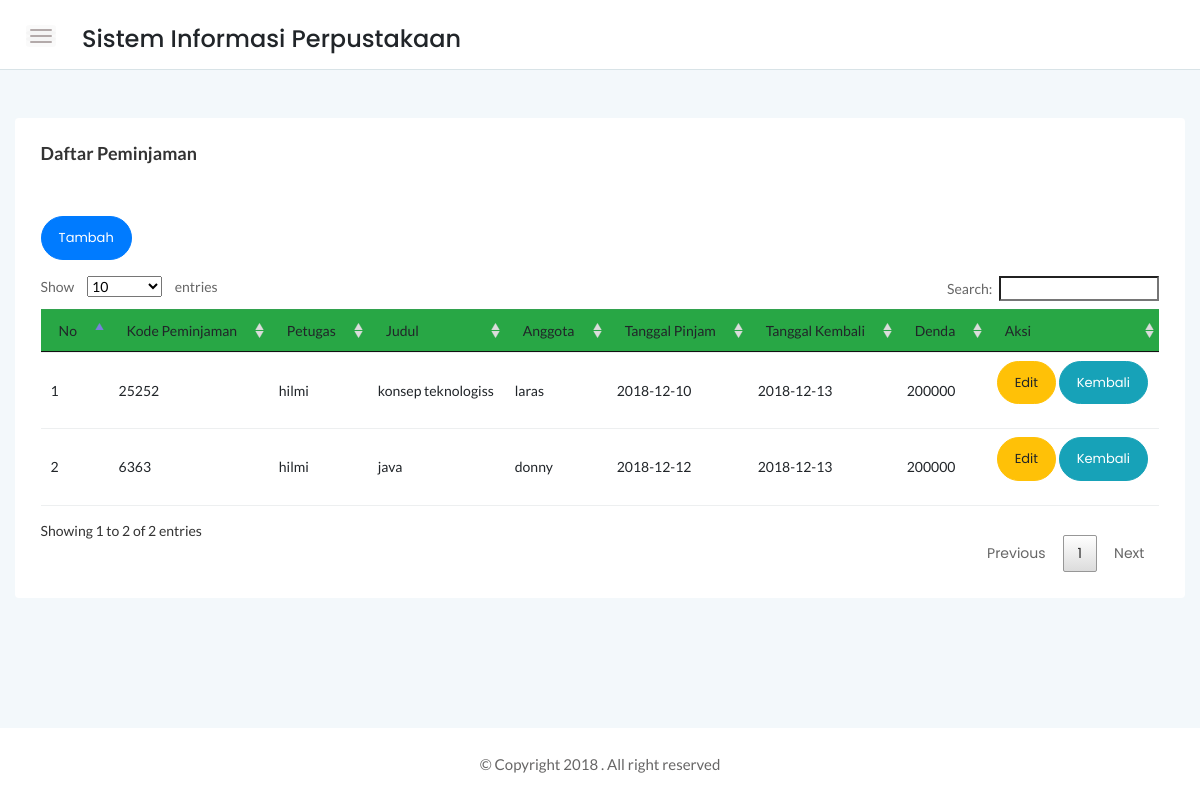
Page /srtdash/app/peminjam/peminjam.php (signed in) on the committed database.
### tables this page shows
CREATE TABLE `peminjam` (
  `kode_pinjam` varchar(20) NOT NULL,
  `no_anggota` char(20) NOT NULL,
  `kode_petugas` char(20) DEFAULT NULL,
  `kode_register` char(20) NOT NULL,
  `tgl_pinjam` date NOT NULL,
  `tgl_kembali` date NOT NULL
);

CREATE TABLE `petugas` (
  `kode_petugas` char(20) NOT NULL,
  `nama` varchar(50) NOT NULL,
  `alamat` varchar(100) NOT NULL,
  `jl` enum('Laki-Laki','Perempuan') NOT NULL,
  `no_hp` char(13) NOT NULL,
  `user` varchar(20) NOT NULL,
  `pass` varchar(255) NOT NULL
);

CREATE TABLE `buku` (
  `kode_register` char(20) NOT NULL,
  `judul` varchar(100) NOT NULL,
  `pengarang` varchar(100) NOT NULL,
  `penerbit` varchar(100) NOT NULL,
  `thn_terbit` int(4) NOT NULL,
  `jumlah` int(3) NOT NULL
);

CREATE TABLE `anggota` (
  `no_anggota` char(20) NOT NULL,
  `nama` varchar(50) NOT NULL,
  `alamat` varchar(100) NOT NULL,
  `no_hp` char(13) NOT NULL,
  `jl` enum('Laki-Laki','Perempuan') NOT NULL
);

### srtdash/function/functions.php (called while the page is built, shortened)
<?php
$link = mysqli_connect("localhost","root","", "perpustakaan");
function tampil($query){
global $link;
$result = mysqli_query($link,$query);
while ($row = mysqli_fetch_assoc($result)){
    $rows[] = $row;
}
return $rows;
}
function hitungDenda($tglKembali){
    $awal = strtotime($tglKembali);
    $now = time();
    $diff = $now - $awal;
    $hasil =  floor($diff / (60*60*24));
    $hasil = hargaDenda($hasil);
return $hasil;
}
function hargaDenda($selisi,$harga = 1000){
    $bayar = $harga * $selisi;
    return $bayar;
}
?>

### srtdash/app/peminjam/peminjam.php (the view, shortened to what this page needs)
<?php
require '../../function/functions.php';
$tampil = tampil("SELECT  peminjam.kode_pinjam,anggota.nama as anggota ,petugas.nama as petugas, buku.judul, peminjam.tgl_pinjam, peminjam.tgl_kembali FROM `peminjam`
INNER JOIN  anggota ON peminjam.no_anggota = anggota.no_anggota
INNER JOIN petugas ON peminjam.kode_petugas = petugas.kode_petugas
INNER JOIN buku ON peminjam.kode_register = buku.kode_register");
        ?>
<!DOCTYPE html>
<html>
    <head>
        <link rel="stylesheet" href="../../assets/css/bootstrap.min.css">
        <link rel="stylesheet" href="../../assets/css/font-awesome.min.css">
        <link rel="stylesheet" href="../../assets/css/themify-icons.css">
        <link rel="stylesheet" href="../../assets/css/metisMenu.css">
        <link rel="stylesheet" href="../../assets/css/owl.carousel.min.css">
        <link rel="stylesheet" href="../../assets/css/slicknav.min.css">
        <link rel="stylesheet" href="../../assets/css/typography.css">
        <link rel="stylesheet" href="../../assets/css/default-css.css">
        <link rel="stylesheet" href="../../assets/css/styles.css">
        <link rel="stylesheet" href="../../assets/css/responsive.css">
        <link rel="stylesheet" href="../../assets/datatabel/DataTables-1.10.18/css/jquery.dataTables.css">
        <link rel="stylesheet" href="../../assets/datatabel/DataTables-1.10.18/css/dataTables.bootstrap.css">
    </head>
    <body>
    <div class="page-container">
        <div class="main-content">
            <div class="header-area">
                <div class="row align-items-center">
                    <div class="col-md-6 col-sm-8 clearfix">
                        <div class="nav-btn pull-left">
                            <span></span>
                            <span></span>
                            <span></span>
                        </div>
                        <div class="nav-btn pull-left">
                           <h4>Sistem Informasi Perpustakaan</h4>
                        </div>
                    </div>
                </div>
            </div>
            <div class="main-content-inner">
                <div class="sales-report-area mt-5 mb-5">
                   <div class="card">
                   <div class="card-body">
                   <h6 class="header-title mb-0">Daftar Peminjaman</h6>
                   </div>
                            <div class="card-body">
                                <a class="btn btn-rounded btn-primary mb-3" href="tambah.php">Tambah</a>
                <table id="myTable"    width="100%">
                    <thead class="bg-success">
            <tr>
                <td>No</td>
                <td>Kode Peminjaman</td>
                <td>Petugas</td>
                <td>Judul</td>
                <td>Anggota</td>
                <td>Tanggal Pinjam</td>
                <td>Tanggal Kembali</td>
                <td>Denda</td>
                <td>Aksi</td>
                    </thead>
                    <tbody>
            <?php
            $no =1;
            foreach ($tampil as $row) :
                ?>
            <tr>
                <td><?= $no++;?></td>
                <td><?= $row['kode_pinjam'];?></td>
                <td><?= $row['petugas'];?></td>
                <td><?= $row['judul'];?></td>
                <td><?= $row['anggota'];?></td>
                <td><?= $row['tgl_pinjam'];?></td>
                <td><?= $row['tgl_kembali'];?></td>
                <td><?= hitungDenda($row['tgl_kembali']);?></td>
                <td><a class="btn btn-rounded btn-warning mb-3" href="edit.php?kode=<?=$row['kode_pinjam'];?>">Edit</a>
                    <a class="btn btn-rounded btn-info mb-3" href="kembali.php?kode=<?=$row['kode_pinjam'];?> && denda= <?=hitungDenda($row['tgl_kembali'])?>">Kembali</a>
            </tr>
            <?php
            endforeach;
            ?>
                    </tbody>
        </table>
    </div>
                     </div>
                </div>
            </div>
        </div>
        <footer>
            <div class="footer-area">
                <p>© Copyright 2018 . All right reserved</p>
            </div>
        </footer>
    </div>
</body>
</html>

### srtdash/assets/css/typography.css (style rules this page uses)
body { font-size: 14px; font-family: 'Lato', sans-serif; }
h1, h2, h3, h4, h5, h6 { margin: 0; font-family: 'Poppins', sans-serif; }
p { font-family: 'Lato', sans-serif; font-size: 15px; line-height: 26px; color: #444; margin-bottom: 0; }
a, a:visited { text-decoration: none; transition: all 0.3s ease-in-out; -webkit-transition: all 0.3s ease-in-out; -moz-transition: all 0.3s ease-in-out; -o-transition: all 0.3s ease-in-out; outline: 0; font-family: 'Poppins', sans-serif; }

### srtdash/assets/css/default-css.css (style rules this page uses)
* { margin: 0; padding: 0; box-sizing: border-box; }
*, *:before, *:after { -moz-box-sizing: border-box; -webkit-box-sizing: border-box; box-sizing: border-box; }
html { -webkit-font-smoothing: antialiased; }
body { background: #fff; font-weight: normal; -webkit-font-smoothing: antialiased; -webkit-text-size-adjust: 100%; }
:root { --primary-color: #4336FB; }

### srtdash/assets/css/styles.css (style rules this page uses)
.page-container { width: 100%; height: 100%; min-height: 100vh; padding-left: 280px; -webkit-transition: padding-left 0.3s ease 0s; transition: padding-left 0.3s ease 0s; }
.card { border: none; border-radius: 4px; background-color: #fff; -webkit-transition: all 0.3s ease 0s; transition: all 0.3s ease 0s; }
.card-body { padding: 25.6px; padding: 1.6rem; }
.main-content { width: 100%; background: #F3F8FB; }
.main-content-inner { padding: 0 30px 50px; }
.header-area { padding: 15px 30px; background: #fff; border-bottom: 1px solid #d8e3e7; }
.nav-btn { margin-right: 30px; margin-top: 10px; cursor: pointer; }
.nav-btn span { display: block; width: 22px; height: 2px; background: #b3aaaa; margin: 4px 0; border-radius: 15px; -webkit-transition: all 0.3s ease 0s; transition: all 0.3s ease 0s; box-shadow: 0 0 0 4px rgba(99, 96, 96, 0.03); }
.header-title { font-family: 'Lato', sans-serif; font-size: 18px; font-weight: 600; letter-spacing: 0; color: #333; text-transform: capitalize; margin-bottom: 17px; }
.footer-area { text-align: center; padding: 23px 0 19px; background: #fff; }
.footer-area p { color: #676666; margin-bottom: 0; }
.btn { padding: 11px 17px; font-size: 13px; letter-spacing: 0; }
.btn-rounded { border-radius: 50px; }
table tr th, table tr td { border-top: 1px solid rgba(120, 130, 140, 0.13) !important; }
table.dataTable.no-footer { border-bottom: 1px solid rgba(120, 130, 140, 0.13) !important; }
table.dataTable thead th, table.dataTable thead td { border-bottom-color: transparent; }

### srtdash/assets/css/responsive.css (style rules this page uses)
@media (min-width: 1200px) and (max-width: 1364px) { .main-content-inner { padding: 0 15px 50px; } }
@media (min-width: 1200px) and (max-width: 1364px) { .page-container, .sbar_collapsed.page-container { padding-left: 0; } }

### rows in the picture
peminjam: kode_pinjam "25252", kode_petugas.nama "hilmi", kode_register.judul "konsep teknologiss", no_anggota.nama "laras", tgl_pinjam "2018-12-10", tgl_kembali "2018-12-13", tgl_kembali "200000"
peminjam: kode_pinjam "6363", kode_petugas.nama "hilmi", kode_register.judul "java", no_anggota.nama "donny", tgl_pinjam "2018-12-12", tgl_kembali "2018-12-13", tgl_kembali "200000"
